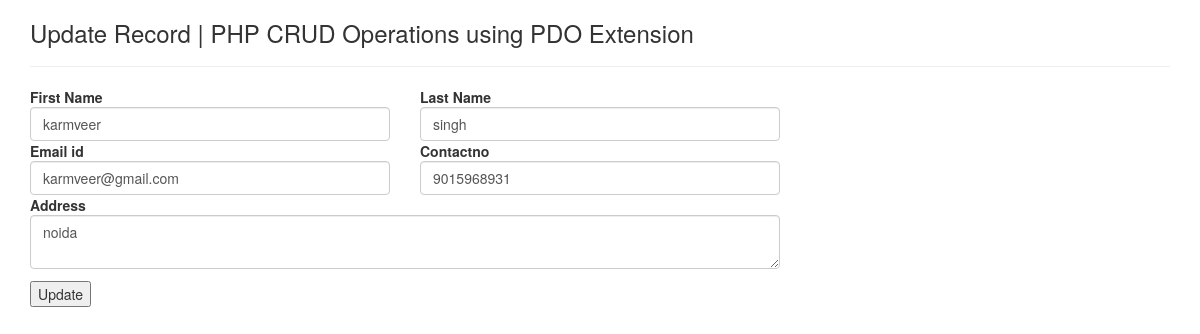
Screenshot of /php/pdocrud/update.php?id=2 with the database file from the repository.
### tables this page shows
CREATE TABLE `tblusers` (
  `id` int(11) NOT NULL,
  `FirstName` varchar(150) NOT NULL,
  `LastName` varchar(150) NOT NULL,
  `EmailId` varchar(120) NOT NULL,
  `ContactNumber` char(11) NOT NULL,
  `Address` varchar(255) NOT NULL,
  `PostingDate` timestamp NOT NULL DEFAULT CURRENT_TIMESTAMP
);

### php/pdocrud/update.php (the view, shortened to what this page needs)
<?php
require_once'dbconfig.php';
?>
<!DOCTYPE html>
<html lang="en">
<head>
    <link href="https://maxcdn.bootstrapcdn.com/bootstrap/3.3.0/css/bootstrap.min.css" rel="stylesheet">
</head>
<body>
<div class="container">
<div class="row">
<div class="col-md-12">
<h3>Update Record | PHP CRUD Operations using PDO Extension</h3>
<hr />
</div>
</div>
<?php
$userid=intval($_GET['id']);
$sql = "SELECT FirstName,LastName,EmailId,ContactNumber,Address,PostingDate,id from tblusers where id=:uid";
$query = $dbh->prepare($sql);
$query->bindParam(':uid',$userid,PDO::PARAM_STR);
$query->execute();
$results=$query->fetchAll(PDO::FETCH_OBJ);
if($query->rowCount() > 0)
{
foreach($results as $result)
{
?>
<form name="insertrecord" method="post">
<div class="row">
<div class="col-md-4"><b>First Name</b>
<input type="text" name="firstname" value="<?php echo htmlentities($result->FirstName);?>" class="form-control" required>
</div>
<div class="col-md-4"><b>Last Name</b>
<input type="text" name="lastname" value="<?php echo htmlentities($result->LastName);?>" class="form-control" required>
</div>
</div>
<div class="row">
<div class="col-md-4"><b>Email id</b>
<input type="email" name="emailid" value="<?php echo htmlentities($result->EmailId);?>" class="form-control" required>
</div>
<div class="col-md-4"><b>Contactno</b>
<input type="text" name="contactno" value="<?php echo htmlentities($result->ContactNumber);?>" class="form-control" maxlength="10" required>
</div>
</div>
<div class="row">
<div class="col-md-8"><b>Address</b>
<textarea class="form-control" name="address" required><?php echo htmlentities($result->Address);?></textarea>
</div>
</div>
<?php }} ?>
<div class="row" style="margin-top:1%">
<div class="col-md-8">
<input type="submit" name="update" value="Update">
</div>
</div>
     </form>
	</div>
</body>

### rows the page displays
tblusers: firstname "karmveer", lastname "singh", emailid "karmveer@gmail.com", contactno "9015968931", address "noida"
